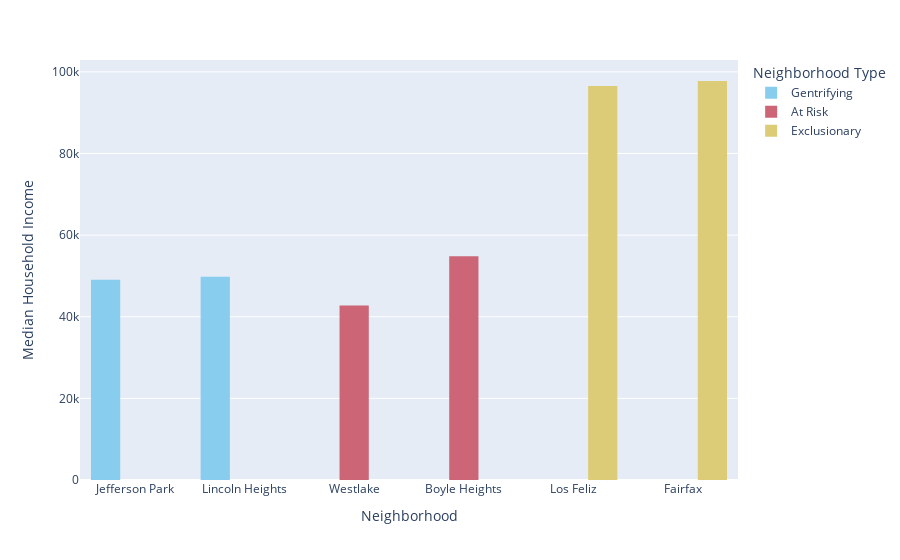

Notebook cell for this chart:
### Code cell
#created a bar chart that showed Median Household Income, organized by neighbrohood type

fig = px.histogram(indicators, 
                   x="Neighborhood", 
                   y="Median Household Income",
                   color='Neighborhood Type', 
                   barmode='group',
                   color_discrete_sequence=px.colors.qualitative.Safe,
                   category_orders={'Neighborhood Type': ['Gentrifying','At Risk', 'Exclusionary']},
                   height=400)

fig.update_traces(hovertemplate="<br>".join([
    "Neighborhood: %{x}",
    "Median Household Income: $%{y:,.0f}",
]))

fig.update_yaxes(title="Median Household Income")


fig.show()

### Figure 1 — Plotly figure (JSON) as saved in the notebook; plotly's stock layout.template omitted (floating-point values rounded to 4 significant figures)
{"data": [{"alignmentgroup": "True", "bingroup": "x", "histfunc": "sum", "hovertemplate": "Neighborhood: %{x}<br>Median Household Income: $%{y:,.0f}", "legendgroup": "Gentrifying", "marker": {"color": "rgb(136, 204, 238)", "pattern": {"shape": ""}}, "name": "Gentrifying", "offsetgroup": "Gentrifying", "orientation": "v", "showlegend": true, "type": "histogram", "x": ["Jefferson Park", "Lincoln Heights"], "xaxis": "x", "y": [49060, 49810], "yaxis": "y"}, {"alignmentgroup": "True", "bingroup": "x", "histfunc": "sum", "hovertemplate": "Neighborhood: %{x}<br>Median Household Income: $%{y:,.0f}", "legendgroup": "At Risk", "marker": {"color": "rgb(204, 102, 119)", "pattern": {"shape": ""}}, "name": "At Risk", "offsetgroup": "At Risk", "orientation": "v", "showlegend": true, "type": "histogram", "x": ["Westlake", "Boyle Heights"], "xaxis": "x", "y": [42746, 54837], "yaxis": "y"}, {"alignmentgroup": "True", "bingroup": "x", "histfunc": "sum", "hovertemplate": "Neighborhood: %{x}<br>Median Household Income: $%{y:,.0f}", "legendgroup": "Exclusionary", "marker": {"color": "rgb(221, 204, 119)", "pattern": {"shape": ""}}, "name": "Exclusionary", "offsetgroup": "Exclusionary", "orientation": "v", "showlegend": true, "type": "histogram", "x": ["Los Feliz", "Fairfax"], "xaxis": "x", "y": [96563, 97758], "yaxis": "y"}], "layout": {"autosize": true, "barmode": "group", "legend": {"title": {"text": "Neighborhood Type"}, "tracegroupgap": 0}, "margin": {"t": 60}, "xaxis": {"anchor": "y", "autorange": true, "domain": [0, 1], "range": [-0.5, 5.5], "title": {"text": "Neighborhood"}, "type": "category"}, "yaxis": {"anchor": "x", "autorange": true, "domain": [0, 1], "range": [0, 102900.0], "title": {"text": "Median Household Income"}, "type": "linear"}}}
